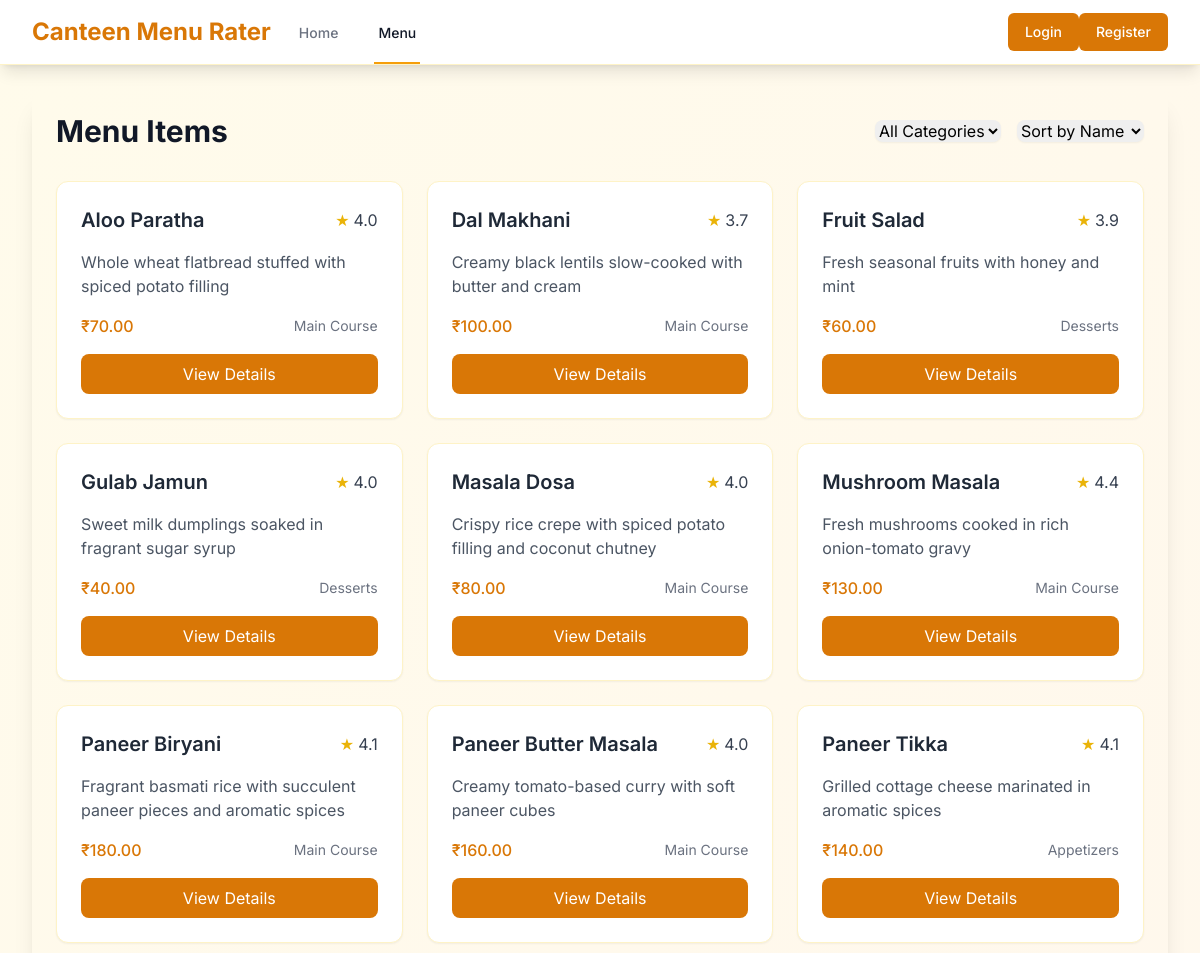
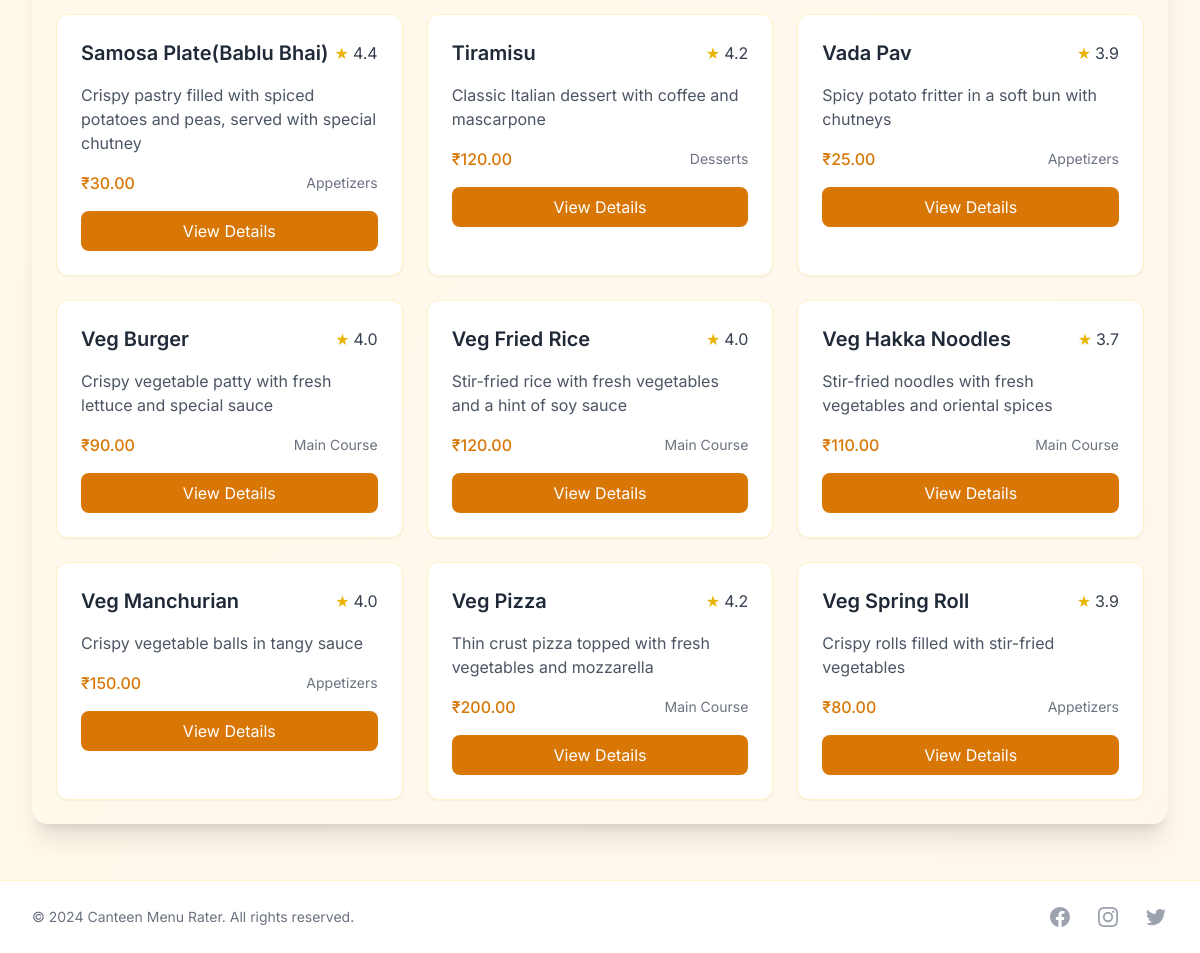
Page /menu/menu/ on the committed database (2 pictures, top to bottom).
### menu/models.py (models this page shows, shortened)
class MenuItem(models.Model):
    name = models.CharField(max_length=200)
    description = models.TextField()
    price = models.DecimalField(max_digits=6, decimal_places=2)
    category = models.ForeignKey(Category, on_delete=models.CASCADE, related_name='items')
    image = models.ImageField(upload_to='menu_items/', blank=True, null=True)
    is_available = models.BooleanField(default=True)
    created_at = models.DateTimeField(auto_now_add=True)
    updated_at = models.DateTimeField(auto_now=True)
    def average_rating(self):
        ratings = self.ratings.all()
        if ratings:
            return sum(rating.rating for rating in ratings) / len(ratings)
        return 0

class Rating(models.Model):
    user = models.ForeignKey(CustomUser, on_delete=models.CASCADE, related_name='ratings', null=True, blank=True)
    menu_item = models.ForeignKey(MenuItem, on_delete=models.CASCADE, related_name='ratings')
    rating = models.IntegerField(
        validators=[MinValueValidator(1), MaxValueValidator(5)]
    )
    comment = models.TextField(blank=True)
    created_at = models.DateTimeField(auto_now_add=True)
    class Meta:
        ordering = ['-created_at']

class Category(models.Model):
    name = models.CharField(max_length=100)
    description = models.TextField(blank=True)
    class Meta:
        verbose_name_plural = "categories"

### menu/views.py (the view)
# urls.py: path('menu/', views.menu_list, name='menu_list'),
def menu_list(request):
    categories = Category.objects.all()
    menu_items = MenuItem.objects.all()
    category_id = request.GET.get('category')
    if category_id:
        menu_items = menu_items.filter(category_id=category_id)
    sort_by = request.GET.get('sort', 'name')
    if sort_by == 'rating':
        menu_items = menu_items.annotate(
            average_rating=Avg('ratings__rating')
        ).order_by('-average_rating')
    elif sort_by == 'price':
        menu_items = menu_items.order_by('price')
    else:  # default sort by name
        menu_items = menu_items.order_by('name')
    context = {
        'categories': categories,
        'menu_items': menu_items,
        'selected_category': category_id,
    }
    return render(request, 'menu_list.html', context)

### templates/menu_list.html (shortened to what this page needs)
{% extends 'base.html' %}
{% block content %}
<div class="bg-gradient-to-br from-amber-50 to-orange-50 rounded-2xl shadow-xl p-6">
    <div class="flex flex-col md:flex-row justify-between items-start md:items-center mb-8">
        <div class="flex items-center">
            <h1 class="text-3xl font-bold text-gray-900">Menu Items</h1>
        </div>
        <div class="flex flex-col sm:flex-row space-y-4 sm:space-y-0 sm:space-x-4">
            <select id="category-filter" class="rounded-lg border-gray-300 shadow-sm focus:border-amber-500 focus:ring-amber-500">
                <option value="">All Categories</option>
            </select>
            <select id="sort-by" class="rounded-lg border-gray-300 shadow-sm focus:border-amber-500 focus:ring-amber-500">
                <option value="name">Sort by Name</option>
            </select>
        </div>
    </div>
    <div class="grid grid-cols-1 md:grid-cols-2 lg:grid-cols-3 gap-6">
        {% for item in menu_items %}
        <div class="bg-white rounded-xl shadow-sm border border-amber-100 p-6 hover-scale">
            <div class="flex items-center justify-between mb-4">
                <h2 class="text-xl font-semibold text-gray-800">{{ item.name }}</h2>
                <div class="flex items-center">
                    <span class="text-yellow-500">★</span>
                    <span class="text-gray-700 ml-1">{{ item.average_rating|floatformat:1 }}</span>
                </div>
            </div>
            <p class="text-gray-600 mb-4">{{ item.description }}</p>
            <div class="flex justify-between items-center mb-4">
                <span class="text-amber-600 font-medium">₹{{ item.price }}</span>
                <span class="text-sm text-gray-500">{{ item.category.name }}</span>
            </div>
            <a href="{% url 'menu:menu_item_detail' item.id %}" class="block w-full bg-amber-600 text-white px-4 py-2 rounded-lg hover:bg-amber-700 focus:outline-none focus:ring-2 focus:ring-amber-500 focus:ring-offset-2 transition-colors text-center">
                View Details
            </a>
        </div>
        {% endfor %}
    </div>
</div>
{% endblock %}

### templates/base.html (style rules this page uses)
body { font-family: 'Inter', sans-serif; }
.hover-scale { transition: transform 0.2s; }

### rows in the picture
MenuItem: name "Aloo Paratha", average_rating "4.0", description "Whole wheat flatbread stuffed with spiced potato filling", price "70.00", category.name "Main Course"
MenuItem: name "Dal Makhani", average_rating "3.7", description "Creamy black lentils slow-cooked with butter and cream", price "100.00", category.name "Main Course"
MenuItem: name "Fruit Salad", average_rating "3.9", description "Fresh seasonal fruits with honey and mint", price "60.00", category.name "Desserts"
MenuItem: name "Gulab Jamun", average_rating "4.0", description "Sweet milk dumplings soaked in fragrant sugar syrup", price "40.00", category.name "Desserts"
MenuItem: name "Masala Dosa", average_rating "4.0", description "Crispy rice crepe with spiced potato filling and coconut chutney", price "80.00", category.name "Main Course"
MenuItem: name "Mushroom Masala", average_rating "4.4", description "Fresh mushrooms cooked in rich onion-tomato gravy", price "130.00", category.name "Main Course"
MenuItem: name "Paneer Biryani", average_rating "4.1", description "Fragrant basmati rice with succulent paneer pieces and aromatic spices", price "180.00", category.name "Main Course"
MenuItem: name "Paneer Butter Masala", average_rating "4.0", description "Creamy tomato-based curry with soft paneer cubes", price "160.00", category.name "Main Course"
MenuItem: name "Paneer Tikka", average_rating "4.1", description "Grilled cottage cheese marinated in aromatic spices", price "140.00", category.name "Appetizers"
MenuItem: name "Samosa Plate(Bablu Bhai)", average_rating "4.4", description "Crispy pastry filled with spiced potatoes and peas, served with special chutney", price "30.00", category.name "Appetizers"
MenuItem: name "Tiramisu", average_rating "4.2", description "Classic Italian dessert with coffee and mascarpone", price "120.00", category.name "Desserts"
MenuItem: name "Vada Pav", average_rating "3.9", description "Spicy potato fritter in a soft bun with chutneys", price "25.00", category.name "Appetizers"
MenuItem: name "Veg Burger", average_rating "4.0", description "Crispy vegetable patty with fresh lettuce and special sauce", price "90.00", category.name "Main Course"
MenuItem: name "Veg Fried Rice", average_rating "4.0", description "Stir-fried rice with fresh vegetables and a hint of soy sauce", price "120.00", category.name "Main Course"
MenuItem: name "Veg Hakka Noodles", average_rating "3.7", description "Stir-fried noodles with fresh vegetables and oriental spices", price "110.00", category.name "Main Course"
MenuItem: name "Veg Manchurian", average_rating "4.0", description "Crispy vegetable balls in tangy sauce", price "150.00", category.name "Appetizers"
MenuItem: name "Veg Pizza", average_rating "4.2", description "Thin crust pizza topped with fresh vegetables and mozzarella", price "200.00", category.name "Main Course"
MenuItem: name "Veg Spring Roll", average_rating "3.9", description "Crispy rolls filled with stir-fried vegetables", price "80.00", category.name "Appetizers"
